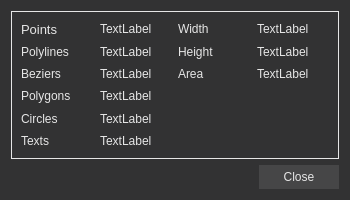
<?xml version="1.0" encoding="UTF-8"?>
<ui version="4.0">
 <class>DataPanel</class>
 <widget class="QDialog" name="DataPanel">
  <property name="geometry">
   <rect>
    <x>0</x>
    <y>0</y>
    <width>350</width>
    <height>200</height>
   </rect>
  </property>
  <property name="minimumSize">
   <size>
    <width>350</width>
    <height>200</height>
   </size>
  </property>
  <property name="font">
   <font>
    <pointsize>10</pointsize>
   </font>
  </property>
  <property name="windowTitle">
   <string>Data</string>
  </property>
  <property name="styleSheet">
   <string notr="true">background-color: rgb(50, 50, 51);
color: rgb(230, 230, 230);</string>
  </property>
  <layout class="QVBoxLayout" name="verticalLayout">
   <item>
    <widget class="QFrame" name="frame">
     <property name="frameShape">
      <enum>QFrame::Shape::Box</enum>
     </property>
     <property name="frameShadow">
      <enum>QFrame::Shadow::Plain</enum>
     </property>
     <layout class="QGridLayout" name="gridLayout_2">
      <item row="2" column="1">
       <widget class="QLabel" name="bezier_label">
        <property name="text">
         <string>TextLabel</string>
        </property>
       </widget>
      </item>
      <item row="0" column="0">
       <widget class="QLabel" name="label">
        <property name="font">
         <font>
          <pointsize>10</pointsize>
         </font>
        </property>
        <property name="text">
         <string>Points</string>
        </property>
       </widget>
      </item>
      <item row="1" column="1">
       <widget class="QLabel" name="polyline_label">
        <property name="text">
         <string>TextLabel</string>
        </property>
       </widget>
      </item>
      <item row="1" column="2">
       <widget class="QLabel" name="label_8">
        <property name="text">
         <string>Height</string>
        </property>
       </widget>
      </item>
      <item row="2" column="3">
       <widget class="QLabel" name="area_label">
        <property name="text">
         <string>TextLabel</string>
        </property>
       </widget>
      </item>
      <item row="3" column="1">
       <widget class="QLabel" name="polygon_label">
        <property name="text">
         <string>TextLabel</string>
        </property>
       </widget>
      </item>
      <item row="1" column="0">
       <widget class="QLabel" name="label_2">
        <property name="text">
         <string>Polylines</string>
        </property>
       </widget>
      </item>
      <item row="0" column="1">
       <widget class="QLabel" name="point_label">
        <property name="text">
         <string>TextLabel</string>
        </property>
       </widget>
      </item>
      <item row="0" column="3">
       <widget class="QLabel" name="width_label">
        <property name="text">
         <string>TextLabel</string>
        </property>
       </widget>
      </item>
      <item row="4" column="1">
       <widget class="QLabel" name="circle_label">
        <property name="text">
         <string>TextLabel</string>
        </property>
       </widget>
      </item>
      <item row="3" column="0">
       <widget class="QLabel" name="label_4">
        <property name="text">
         <string>Polygons</string>
        </property>
       </widget>
      </item>
      <item row="0" column="2">
       <widget class="QLabel" name="label_7">
        <property name="text">
         <string>Width</string>
        </property>
       </widget>
      </item>
      <item row="4" column="0">
       <widget class="QLabel" name="label_5">
        <property name="text">
         <string>Circles</string>
        </property>
       </widget>
      </item>
      <item row="1" column="3">
       <widget class="QLabel" name="height_label">
        <property name="text">
         <string>TextLabel</string>
        </property>
       </widget>
      </item>
      <item row="2" column="2">
       <widget class="QLabel" name="label_9">
        <property name="text">
         <string>Area</string>
        </property>
       </widget>
      </item>
      <item row="2" column="0">
       <widget class="QLabel" name="label_3">
        <property name="text">
         <string>Beziers</string>
        </property>
       </widget>
      </item>
      <item row="5" column="0">
       <widget class="QLabel" name="label_6">
        <property name="text">
         <string>Texts</string>
        </property>
       </widget>
      </item>
      <item row="5" column="1">
       <widget class="QLabel" name="text_label">
        <property name="text">
         <string>TextLabel</string>
        </property>
       </widget>
      </item>
     </layout>
    </widget>
   </item>
   <item>
    <widget class="QDialogButtonBox" name="buttonBox">
     <property name="styleSheet">
      <string notr="true">QPushButton
{
	border:none;
	color:rgb(230, 230, 230);
	background-color:rgb(70, 70, 71);
	min-width:80;
	min-height:24;
}
QPushButton:hover
{
	background-color:rgb(0, 85, 127);
}
QPushButton:pressed
{
	background-color:rgb(0, 85, 127);
}</string>
     </property>
     <property name="locale">
      <locale language="English" country="UnitedStates"/>
     </property>
     <property name="orientation">
      <enum>Qt::Orientation::Horizontal</enum>
     </property>
     <property name="standardButtons">
      <set>QDialogButtonBox::StandardButton::Close</set>
     </property>
    </widget>
   </item>
  </layout>
 </widget>
 <resources/>
 <connections>
  <connection>
   <sender>buttonBox</sender>
   <signal>accepted()</signal>
   <receiver>DataPanel</receiver>
   <slot>accept()</slot>
   <hints>
    <hint type="sourcelabel">
     <x>248</x>
     <y>254</y>
    </hint>
    <hint type="destinationlabel">
     <x>157</x>
     <y>274</y>
    </hint>
   </hints>
  </connection>
  <connection>
   <sender>buttonBox</sender>
   <signal>rejected()</signal>
   <receiver>DataPanel</receiver>
   <slot>reject()</slot>
   <hints>
    <hint type="sourcelabel">
     <x>316</x>
     <y>260</y>
    </hint>
    <hint type="destinationlabel">
     <x>286</x>
     <y>274</y>
    </hint>
   </hints>
  </connection>
 </connections>
</ui>
